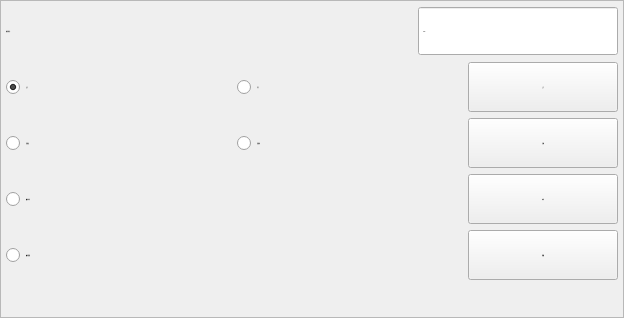
<?xml version="1.0" encoding="UTF-8"?>
<ui version="4.0">
 <class>FormBtnRun</class>
 <widget class="QWidget" name="FormBtnRun">
  <property name="geometry">
   <rect>
    <x>0</x>
    <y>0</y>
    <width>624</width>
    <height>318</height>
   </rect>
  </property>
  <property name="minimumSize">
   <size>
    <width>624</width>
    <height>318</height>
   </size>
  </property>
  <property name="maximumSize">
   <size>
    <width>624</width>
    <height>318</height>
   </size>
  </property>
  <property name="font">
   <font>
    <family>微软雅黑</family>
    <pointsize>-1</pointsize>
    <weight>50</weight>
    <italic>false</italic>
    <bold>false</bold>
   </font>
  </property>
  <property name="windowTitle">
   <string notr="true">副臂动作</string>
  </property>
  <property name="styleSheet">
   <string notr="true">font: 28px &quot;微软雅黑&quot;;</string>
  </property>
  <layout class="QVBoxLayout" name="verticalLayout">
   <property name="spacing">
    <number>0</number>
   </property>
   <property name="margin">
    <number>0</number>
   </property>
   <item>
    <widget class="QFrame" name="frameBtnRun">
     <property name="font">
      <font>
       <family>微软雅黑</family>
       <pointsize>-1</pointsize>
       <weight>50</weight>
       <italic>false</italic>
       <bold>false</bold>
      </font>
     </property>
     <property name="styleSheet">
      <string notr="true"/>
     </property>
     <property name="frameShape">
      <enum>QFrame::StyledPanel</enum>
     </property>
     <property name="frameShadow">
      <enum>QFrame::Plain</enum>
     </property>
     <layout class="QGridLayout" name="gridLayout_2">
      <property name="margin">
       <number>5</number>
      </property>
      <item row="4" column="0">
       <layout class="QHBoxLayout" name="horizontalLayout_5">
        <item>
         <widget class="xRadioButton" name="radioVer">
          <property name="sizePolicy">
           <sizepolicy hsizetype="Expanding" vsizetype="Fixed">
            <horstretch>0</horstretch>
            <verstretch>0</verstretch>
           </sizepolicy>
          </property>
          <property name="minimumSize">
           <size>
            <width>150</width>
            <height>50</height>
           </size>
          </property>
          <property name="maximumSize">
           <size>
            <width>16777215</width>
            <height>50</height>
           </size>
          </property>
          <property name="font">
           <font>
            <family>微软雅黑</family>
            <pointsize>-1</pointsize>
            <weight>50</weight>
            <italic>false</italic>
            <bold>false</bold>
           </font>
          </property>
          <property name="focusPolicy">
           <enum>Qt::NoFocus</enum>
          </property>
          <property name="text">
           <string>倒角垂直</string>
          </property>
          <property name="iconSize">
           <size>
            <width>32</width>
            <height>32</height>
           </size>
          </property>
         </widget>
        </item>
        <item>
         <widget class="xPushButton" name="BtnRotateVer">
          <property name="minimumSize">
           <size>
            <width>150</width>
            <height>50</height>
           </size>
          </property>
          <property name="maximumSize">
           <size>
            <width>150</width>
            <height>50</height>
           </size>
          </property>
          <property name="font">
           <font>
            <family>微软雅黑</family>
            <pointsize>-1</pointsize>
            <weight>50</weight>
            <italic>false</italic>
            <bold>false</bold>
           </font>
          </property>
          <property name="focusPolicy">
           <enum>Qt::NoFocus</enum>
          </property>
          <property name="text">
           <string>垂直</string>
          </property>
          <property name="iconSize">
           <size>
            <width>32</width>
            <height>32</height>
           </size>
          </property>
          <property name="checkable">
           <bool>false</bool>
          </property>
         </widget>
        </item>
       </layout>
      </item>
      <item row="6" column="0">
       <spacer name="verticalSpacer">
        <property name="orientation">
         <enum>Qt::Vertical</enum>
        </property>
        <property name="sizeHint" stdset="0">
         <size>
          <width>20</width>
          <height>40</height>
         </size>
        </property>
       </spacer>
      </item>
      <item row="0" column="0">
       <layout class="QHBoxLayout" name="horizontalLayout">
        <item>
         <widget class="QLabel" name="labelTime">
          <property name="sizePolicy">
           <sizepolicy hsizetype="Expanding" vsizetype="Fixed">
            <horstretch>0</horstretch>
            <verstretch>0</verstretch>
           </sizepolicy>
          </property>
          <property name="minimumSize">
           <size>
            <width>150</width>
            <height>50</height>
           </size>
          </property>
          <property name="maximumSize">
           <size>
            <width>16777215</width>
            <height>50</height>
           </size>
          </property>
          <property name="font">
           <font>
            <family>微软雅黑</family>
            <pointsize>-1</pointsize>
            <weight>50</weight>
            <italic>false</italic>
            <bold>false</bold>
           </font>
          </property>
          <property name="text">
           <string>动作时间：</string>
          </property>
         </widget>
        </item>
        <item>
         <widget class="xDoubleSpinBox" name="BoxDelay">
          <property name="enabled">
           <bool>true</bool>
          </property>
          <property name="sizePolicy">
           <sizepolicy hsizetype="Fixed" vsizetype="Fixed">
            <horstretch>0</horstretch>
            <verstretch>0</verstretch>
           </sizepolicy>
          </property>
          <property name="minimumSize">
           <size>
            <width>200</width>
            <height>50</height>
           </size>
          </property>
          <property name="maximumSize">
           <size>
            <width>200</width>
            <height>50</height>
           </size>
          </property>
          <property name="font">
           <font>
            <family>微软雅黑</family>
            <pointsize>-1</pointsize>
            <weight>50</weight>
            <italic>false</italic>
            <bold>false</bold>
           </font>
          </property>
          <property name="focusPolicy">
           <enum>Qt::ClickFocus</enum>
          </property>
          <property name="alignment">
           <set>Qt::AlignLeading|Qt::AlignLeft|Qt::AlignVCenter</set>
          </property>
          <property name="buttonSymbols">
           <enum>QAbstractSpinBox::NoButtons</enum>
          </property>
          <property name="suffix">
           <string notr="true">s</string>
          </property>
          <property name="decimals">
           <number>2</number>
          </property>
          <property name="maximum">
           <double>600.000000000000000</double>
          </property>
          <property name="singleStep">
           <double>0.100000000000000</double>
          </property>
          <property name="HasBtn" stdset="0">
           <bool>true</bool>
          </property>
         </widget>
        </item>
       </layout>
      </item>
      <item row="2" column="0">
       <layout class="QHBoxLayout" name="horizontalLayout_3">
        <item>
         <widget class="xRadioButton" name="radioButton_adv">
          <property name="sizePolicy">
           <sizepolicy hsizetype="Expanding" vsizetype="Fixed">
            <horstretch>0</horstretch>
            <verstretch>0</verstretch>
           </sizepolicy>
          </property>
          <property name="minimumSize">
           <size>
            <width>150</width>
            <height>50</height>
           </size>
          </property>
          <property name="maximumSize">
           <size>
            <width>16777215</width>
            <height>50</height>
           </size>
          </property>
          <property name="font">
           <font>
            <family>微软雅黑</family>
            <pointsize>-1</pointsize>
            <weight>50</weight>
            <italic>false</italic>
            <bold>false</bold>
           </font>
          </property>
          <property name="focusPolicy">
           <enum>Qt::NoFocus</enum>
          </property>
          <property name="text">
           <string>引拔进</string>
          </property>
          <property name="iconSize">
           <size>
            <width>32</width>
            <height>32</height>
           </size>
          </property>
          <property name="checked">
           <bool>false</bool>
          </property>
         </widget>
        </item>
        <item>
         <widget class="xRadioButton" name="radioButton_ret">
          <property name="sizePolicy">
           <sizepolicy hsizetype="Expanding" vsizetype="Fixed">
            <horstretch>0</horstretch>
            <verstretch>0</verstretch>
           </sizepolicy>
          </property>
          <property name="minimumSize">
           <size>
            <width>150</width>
            <height>50</height>
           </size>
          </property>
          <property name="maximumSize">
           <size>
            <width>16777215</width>
            <height>50</height>
           </size>
          </property>
          <property name="font">
           <font>
            <family>微软雅黑</family>
            <pointsize>-1</pointsize>
            <weight>50</weight>
            <italic>false</italic>
            <bold>false</bold>
           </font>
          </property>
          <property name="focusPolicy">
           <enum>Qt::NoFocus</enum>
          </property>
          <property name="text">
           <string>引拔退</string>
          </property>
          <property name="iconSize">
           <size>
            <width>32</width>
            <height>32</height>
           </size>
          </property>
         </widget>
        </item>
        <item>
         <widget class="xPushButton" name="BtnRaHor">
          <property name="minimumSize">
           <size>
            <width>150</width>
            <height>50</height>
           </size>
          </property>
          <property name="maximumSize">
           <size>
            <width>150</width>
            <height>50</height>
           </size>
          </property>
          <property name="font">
           <font>
            <family>微软雅黑</family>
            <pointsize>-1</pointsize>
            <weight>50</weight>
            <italic>false</italic>
            <bold>false</bold>
           </font>
          </property>
          <property name="focusPolicy">
           <enum>Qt::NoFocus</enum>
          </property>
          <property name="text">
           <string>引拔</string>
          </property>
          <property name="iconSize">
           <size>
            <width>32</width>
            <height>32</height>
           </size>
          </property>
          <property name="checkable">
           <bool>false</bool>
          </property>
         </widget>
        </item>
       </layout>
      </item>
      <item row="1" column="0">
       <layout class="QHBoxLayout" name="horizontalLayout_2">
        <item>
         <widget class="xRadioButton" name="radioButton_asc">
          <property name="sizePolicy">
           <sizepolicy hsizetype="Expanding" vsizetype="Fixed">
            <horstretch>0</horstretch>
            <verstretch>0</verstretch>
           </sizepolicy>
          </property>
          <property name="minimumSize">
           <size>
            <width>150</width>
            <height>50</height>
           </size>
          </property>
          <property name="maximumSize">
           <size>
            <width>16777215</width>
            <height>50</height>
           </size>
          </property>
          <property name="font">
           <font>
            <family>微软雅黑</family>
            <pointsize>-1</pointsize>
            <weight>50</weight>
            <italic>false</italic>
            <bold>false</bold>
           </font>
          </property>
          <property name="focusPolicy">
           <enum>Qt::NoFocus</enum>
          </property>
          <property name="text">
           <string>上行</string>
          </property>
          <property name="iconSize">
           <size>
            <width>32</width>
            <height>32</height>
           </size>
          </property>
          <property name="checked">
           <bool>true</bool>
          </property>
         </widget>
        </item>
        <item>
         <widget class="xRadioButton" name="radioButton_des">
          <property name="sizePolicy">
           <sizepolicy hsizetype="Expanding" vsizetype="Fixed">
            <horstretch>0</horstretch>
            <verstretch>0</verstretch>
           </sizepolicy>
          </property>
          <property name="minimumSize">
           <size>
            <width>150</width>
            <height>50</height>
           </size>
          </property>
          <property name="maximumSize">
           <size>
            <width>16777215</width>
            <height>50</height>
           </size>
          </property>
          <property name="font">
           <font>
            <family>微软雅黑</family>
            <pointsize>-1</pointsize>
            <weight>50</weight>
            <italic>false</italic>
            <bold>false</bold>
           </font>
          </property>
          <property name="focusPolicy">
           <enum>Qt::NoFocus</enum>
          </property>
          <property name="text">
           <string>下行</string>
          </property>
          <property name="iconSize">
           <size>
            <width>32</width>
            <height>32</height>
           </size>
          </property>
         </widget>
        </item>
        <item>
         <widget class="xPushButton" name="BtnVer">
          <property name="minimumSize">
           <size>
            <width>150</width>
            <height>50</height>
           </size>
          </property>
          <property name="maximumSize">
           <size>
            <width>150</width>
            <height>50</height>
           </size>
          </property>
          <property name="font">
           <font>
            <family>微软雅黑</family>
            <pointsize>-1</pointsize>
            <weight>50</weight>
            <italic>false</italic>
            <bold>false</bold>
           </font>
          </property>
          <property name="focusPolicy">
           <enum>Qt::NoFocus</enum>
          </property>
          <property name="text">
           <string>上下</string>
          </property>
          <property name="iconSize">
           <size>
            <width>32</width>
            <height>32</height>
           </size>
          </property>
          <property name="checkable">
           <bool>false</bool>
          </property>
         </widget>
        </item>
       </layout>
      </item>
      <item row="3" column="0">
       <layout class="QHBoxLayout" name="horizontalLayout_4">
        <item>
         <widget class="xRadioButton" name="radioHor">
          <property name="sizePolicy">
           <sizepolicy hsizetype="Expanding" vsizetype="Fixed">
            <horstretch>0</horstretch>
            <verstretch>0</verstretch>
           </sizepolicy>
          </property>
          <property name="minimumSize">
           <size>
            <width>150</width>
            <height>50</height>
           </size>
          </property>
          <property name="maximumSize">
           <size>
            <width>16777215</width>
            <height>50</height>
           </size>
          </property>
          <property name="font">
           <font>
            <family>微软雅黑</family>
            <pointsize>-1</pointsize>
            <weight>50</weight>
            <italic>false</italic>
            <bold>false</bold>
           </font>
          </property>
          <property name="focusPolicy">
           <enum>Qt::NoFocus</enum>
          </property>
          <property name="text">
           <string>倒角水平</string>
          </property>
          <property name="iconSize">
           <size>
            <width>32</width>
            <height>32</height>
           </size>
          </property>
          <property name="checked">
           <bool>false</bool>
          </property>
         </widget>
        </item>
        <item>
         <widget class="xPushButton" name="BtnRotateHor">
          <property name="minimumSize">
           <size>
            <width>150</width>
            <height>50</height>
           </size>
          </property>
          <property name="maximumSize">
           <size>
            <width>150</width>
            <height>50</height>
           </size>
          </property>
          <property name="font">
           <font>
            <family>微软雅黑</family>
            <pointsize>-1</pointsize>
            <weight>50</weight>
            <italic>false</italic>
            <bold>false</bold>
           </font>
          </property>
          <property name="focusPolicy">
           <enum>Qt::NoFocus</enum>
          </property>
          <property name="text">
           <string>水平</string>
          </property>
          <property name="iconSize">
           <size>
            <width>32</width>
            <height>32</height>
           </size>
          </property>
          <property name="checkable">
           <bool>false</bool>
          </property>
         </widget>
        </item>
       </layout>
      </item>
     </layout>
    </widget>
   </item>
  </layout>
 </widget>
 <customwidgets>
  <customwidget>
   <class>xPushButton</class>
   <extends>QPushButton</extends>
   <header>xpushbutton.h</header>
  </customwidget>
  <customwidget>
   <class>xRadioButton</class>
   <extends>QRadioButton</extends>
   <header>xradiobutton.h</header>
  </customwidget>
  <customwidget>
   <class>xDoubleSpinBox</class>
   <extends>QDoubleSpinBox</extends>
   <header>xdoublespinbox.h</header>
   <slots>
    <signal>clicked()</signal>
   </slots>
  </customwidget>
 </customwidgets>
 <resources/>
 <connections>
  <connection>
   <sender>BoxDelay</sender>
   <signal>clicked()</signal>
   <receiver>FormBtnRun</receiver>
   <slot>inputDelay()</slot>
   <hints>
    <hint type="sourcelabel">
     <x>242</x>
     <y>86</y>
    </hint>
    <hint type="destinationlabel">
     <x>105</x>
     <y>0</y>
    </hint>
   </hints>
  </connection>
  <connection>
   <sender>BtnRaHor</sender>
   <signal>clicked()</signal>
   <receiver>FormBtnRun</receiver>
   <slot>armAdvRet()</slot>
   <hints>
    <hint type="sourcelabel">
     <x>262</x>
     <y>181</y>
    </hint>
    <hint type="destinationlabel">
     <x>498</x>
     <y>178</y>
    </hint>
   </hints>
  </connection>
  <connection>
   <sender>BtnVer</sender>
   <signal>clicked()</signal>
   <receiver>FormBtnRun</receiver>
   <slot>armAscDes()</slot>
   <hints>
    <hint type="sourcelabel">
     <x>261</x>
     <y>268</y>
    </hint>
    <hint type="destinationlabel">
     <x>426</x>
     <y>271</y>
    </hint>
   </hints>
  </connection>
  <connection>
   <sender>BtnRotateHor</sender>
   <signal>clicked()</signal>
   <receiver>FormBtnRun</receiver>
   <slot>armRotHor()</slot>
   <hints>
    <hint type="sourcelabel">
     <x>316</x>
     <y>242</y>
    </hint>
    <hint type="destinationlabel">
     <x>394</x>
     <y>149</y>
    </hint>
   </hints>
  </connection>
  <connection>
   <sender>BtnRotateVer</sender>
   <signal>clicked()</signal>
   <receiver>FormBtnRun</receiver>
   <slot>armRotVer()</slot>
   <hints>
    <hint type="sourcelabel">
     <x>710</x>
     <y>242</y>
    </hint>
    <hint type="destinationlabel">
     <x>394</x>
     <y>149</y>
    </hint>
   </hints>
  </connection>
 </connections>
 <slots>
  <slot>inputDelay()</slot>
  <slot>armAdvRet()</slot>
  <slot>armAscDes()</slot>
  <slot>armRotHor()</slot>
  <slot>armRotVer()</slot>
 </slots>
</ui>
